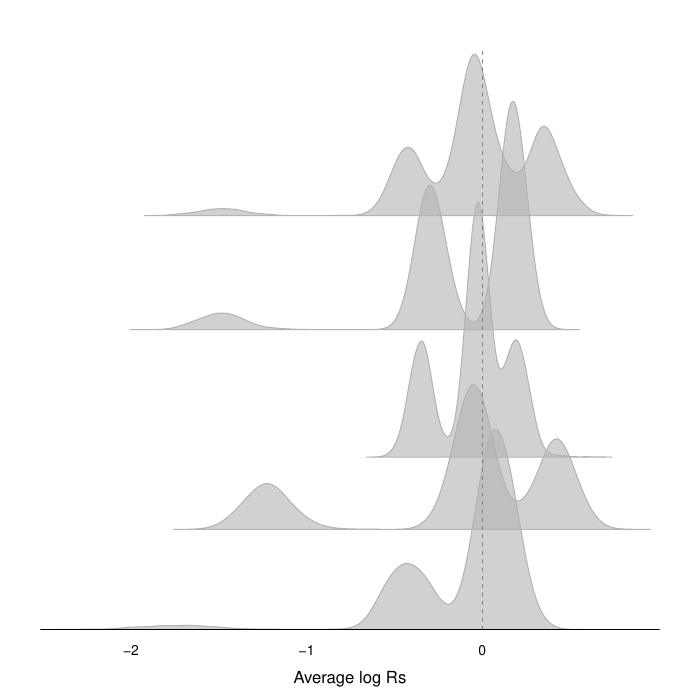

Recreate this plot in R.
library(lattice)
library(MixtureModel)
avgRs <- readRDS("avgRs.rds")
y1 <- avgRs[1,][which(!is.na(avgRs[1,]))]
y2 <- avgRs[215,][which(!is.na(avgRs[215,]))]
y3 <- avgRs[17,][which(!is.na(avgRs[17,]))]
y4 <- avgRs[94,][which(!is.na(avgRs[94,]))]
y5 <- avgRs[95,][which(!is.na(avgRs[95,]))]
len <- length(y1)
df <- data.frame(y=c(y1, y2, y3, y4, y5), levels=rep(1:5, each=len))
df$levels <- factor(df$levels)


## this needs to be automated
post1 <- gibbs.mix(y1, k=2, delta=0.15, tau20=0.1, nu0=1, kappa0=0.1)
mean1 <- colMeans(post1$mean)
prec1 <- colMeans(post1$prec)
pi1 <- colMeans(post1$P)

post2 <- gibbs.mix(y2, k=4, delta=0.15, tau20=0.1, nu0=1, kappa0=0.1)
mean2 <- colMeans(post2$mean)
prec2 <- colMeans(post2$prec)
pi2 <- colMeans(post2$P)

post3 <- gibbs.mix(y3, k=3, delta=0.15, tau20=0.1, nu0=1, kappa0=0.1)
mean3 <- colMeans(post3$mean)
prec3 <- colMeans(post3$prec)
pi3 <- colMeans(post3$P)

post4 <- gibbs.mix(y4, k=3, delta=0.15, tau20=0.1, nu0=1, kappa0=0.1)
mean4 <- colMeans(post4$mean)
prec4 <- colMeans(post4$prec)
pi4 <- colMeans(post4$P)
## make list of density functions
xsim1 <- density(y1)$x
xsim2 <- density(y2)$x
xsim3 <- density(y3)$x
xsim4 <- density(y4)$x
dens <- list("y1" = pi1[1]*dnorm(xsim1, mean1[1], sqrt(1/prec1[1])) +
             pi1[2]*dnorm(xsim1, mean1[2], sqrt(1/prec1[2])),

             "y2" = pi2[1]*dnorm(xsim2, mean2[1], sqrt(1/prec2[1])) +
             pi2[2]*dnorm(xsim2, mean2[2], sqrt(1/prec2[2])) +
             pi2[3]*dnorm(xsim2, mean2[3], sqrt(1/prec2[3])) +
             pi2[4]*dnorm(xsim2, mean2[4], sqrt(1/prec2[4])),

             "y3" = pi3[1]*dnorm(xsim3, mean3[1], sqrt(1/prec3[1])) +
             pi3[2]*dnorm(xsim3, mean3[2], sqrt(1/prec3[2])) +
             pi3[3]*dnorm(xsim3, mean3[3], sqrt(1/prec3[3])),

             "y4" = pi4[1]*dnorm(xsim4, mean4[1], sqrt(1/prec4[1])) +
             pi4[2]*dnorm(xsim4, mean4[2], sqrt(1/prec4[2])) +
             pi4[3]*dnorm(xsim4, mean4[3], sqrt(1/prec4[3])))

layeredPlots <- function(df, col=rgb(0,0.5,1, alpha=0.6), shift=2, ylim) {
    panelfun <- function(x, levels, shift, ...) {
        nshift <- 0
        for(j in seq_along(levels(levels))) {
            d <- density(x[levels==j])
            lpolygon(c(d$x, rev(d$x)),
                     c(rep(nshift, length(d$x)), rev(d$y)+nshift),
                     col=rgb(0.7,0.7,0.7,alpha=0.6), border=rgb(0.7,0.7,0.7))
            #xsim = d$x
            #panel.lines(xsim, dens[[j]] + nshift, lwd=1)
            nshift <- 0.5*max(rev(d$y)) + nshift
        }
        panel.abline(v=0, col="gray50", lty=2)
        panel.abline(h=0, col="black")
    }

    y <- range(density(df$y)$y)
    levels <- df$levels

    histogram(~y, df, levels=levels, shift=shift, layout=c(1,1), breaks=1000,
              border="lightblue", col="lightblue", strip=FALSE, panel=panelfun,
              ylim=ylim, ylab="", par.settings=list(axis.line=list(col = 0)),
              scales=list(y=list(at=NULL)), xlab="Average log Rs")
}
pdf("layeredhists.pdf")
layeredPlots(df, shift=2, ylim=c(0,7))
dev.off()
